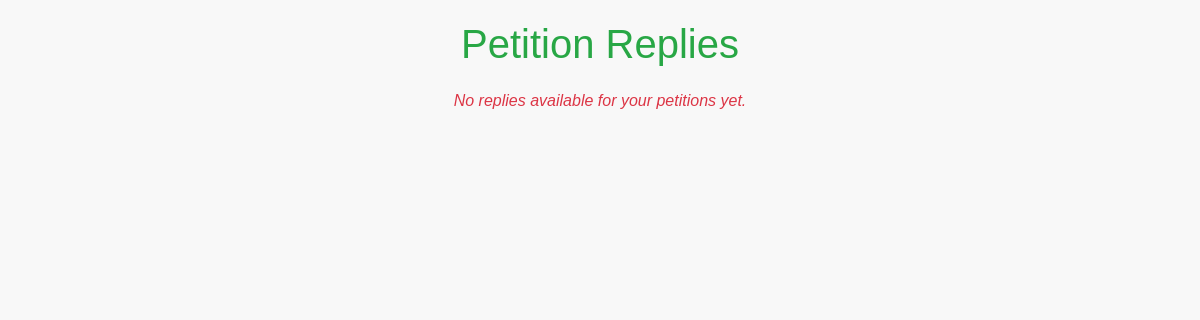
Before: /view_petition_reply/ (signed in) with the older database file.
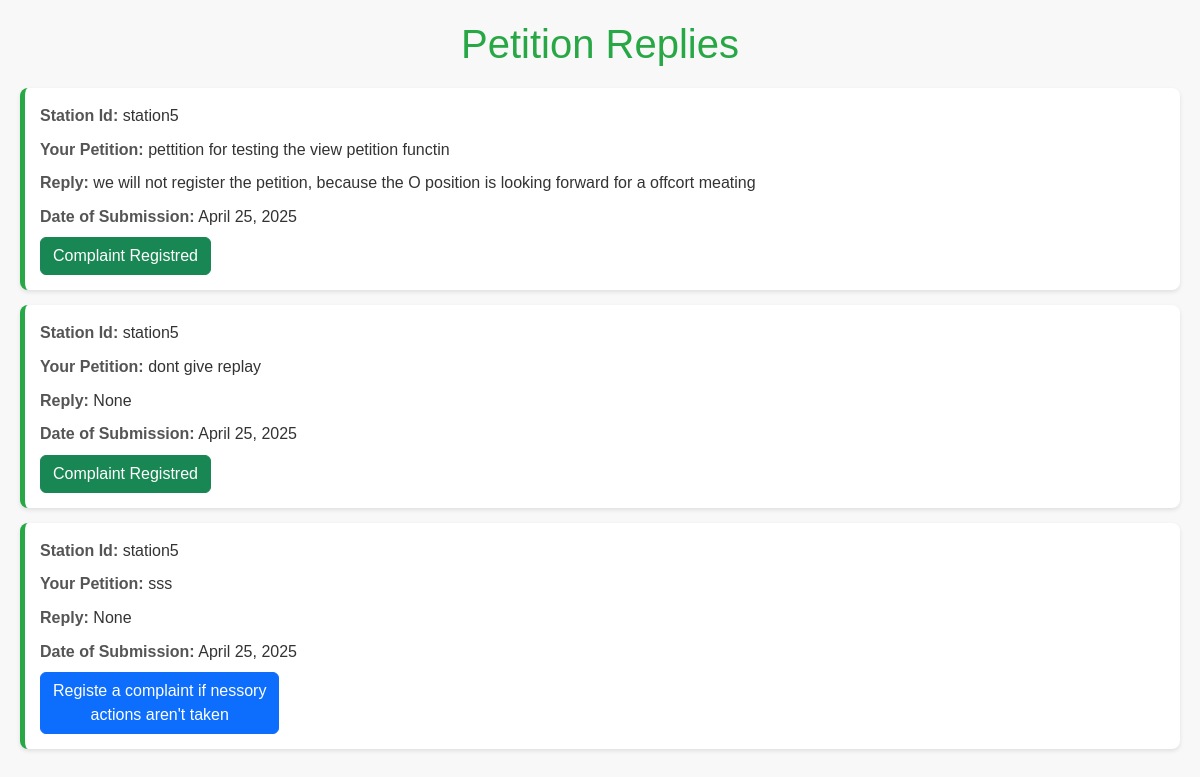
After: the same page with the newer database file.
### app_mini/models.py (models this page shows)
class Petition(models.Model):
    user = models.ForeignKey(user_registration, on_delete=models.SET_NULL, null=True)
    station = models.ForeignKey(police_station_registration, on_delete=models.SET_NULL, null=True)
    fir_number = models.CharField(max_length=20, null=True)
    petition_text = models.TextField()
    date = models.DateField(auto_now_add=True)
    reply = models.TextField(null = True)

class police_station_registration(models.Model):
    station_id = models.CharField(max_length=100, primary_key=True)
    login_id = models.ForeignKey(login, on_delete=models.CASCADE, null=True, blank=True)
    address_line_1 = models.CharField(max_length=100)
    address_line_2 = models.CharField(max_length=100)
    district = models.CharField(max_length=50)
    city = models.CharField(max_length=50)
    contact = models.CharField(max_length=50)
    def __str__(self):
        return (self.station_id)

### app_mini/views.py (the view)
# urls.py: path('view_petition_reply/', views.view_petition_reply, name='view_petition_reply'),
def view_petition_reply(request):
    login_id = request.session.get('user_id')
    login_info = get_object_or_404(login, id = login_id)
    reg_info = get_object_or_404(user_registration, login_id = login_info)
    pet = Petition.objects.filter(user_id = reg_info)
    comp = Complaint.objects.filter(user = reg_info)
    pet_dic = {p.pet.id : True for p in comp}
    print(pet_dic)
    return render(request, 'public/view_petition_reply.html', {'pet' : pet, 'pet_dic':pet_dic})

### app_mini/templates/public/view_petition_reply.html (shortened to what this page needs)
<!DOCTYPE html>
<html lang="en">
<head>
    <link href="https://cdn.jsdelivr.net/npm/bootstrap@5.3.5/dist/css/bootstrap.min.css" rel="stylesheet">
</head>
<body>
    <h1>Petition Replies</h1>
    {% if pet %}
        {% for i in pet %}
            <div class="reply-container">
                <p class="reply-item"><strong>Station Id:</strong> {{i.station}}</p>
                <p class="reply-item"><strong>Your Petition:</strong> {{i.petition_text}}</p>
                <p class="reply-item"><strong>Reply:</strong> {{i.reply}}</p>
                <p class="reply-item"><strong>Date of Submission:</strong> {{i.date}}</p>
                {% if i.id in pet_dic %}
                    <a class="btn btn-success">Complaint Registred</a>
                {% else %}
                    <a class="btn btn-primary" href="../register_complaint_to_admin/{{i.id}}">Registe a complaint if nessory <br> actions aren't taken</a>
                {% endif %}
            </div>
        {% endfor %}
    {% else %}
        <p class="no-replies">No replies available for your petitions yet.</p>
    {% endif %}
</body>
</html>

Changed rows visible on the page:
added Petition: station "station5", petition_text "pettition for testing the view petition functin", reply "we will not register the petition, because the O position is looking forward for a offcort meating", date "April 25, 2025", shows "Complaint Registred"
added Petition: station "station5", petition_text "dont give replay", reply "None", date "April 25, 2025", shows "Complaint Registred"
added Petition: station "station5", petition_text "sss", reply "None", date "April 25, 2025"
Other visible differences:
text no longer shown: "No replies available for your petitions yet."
